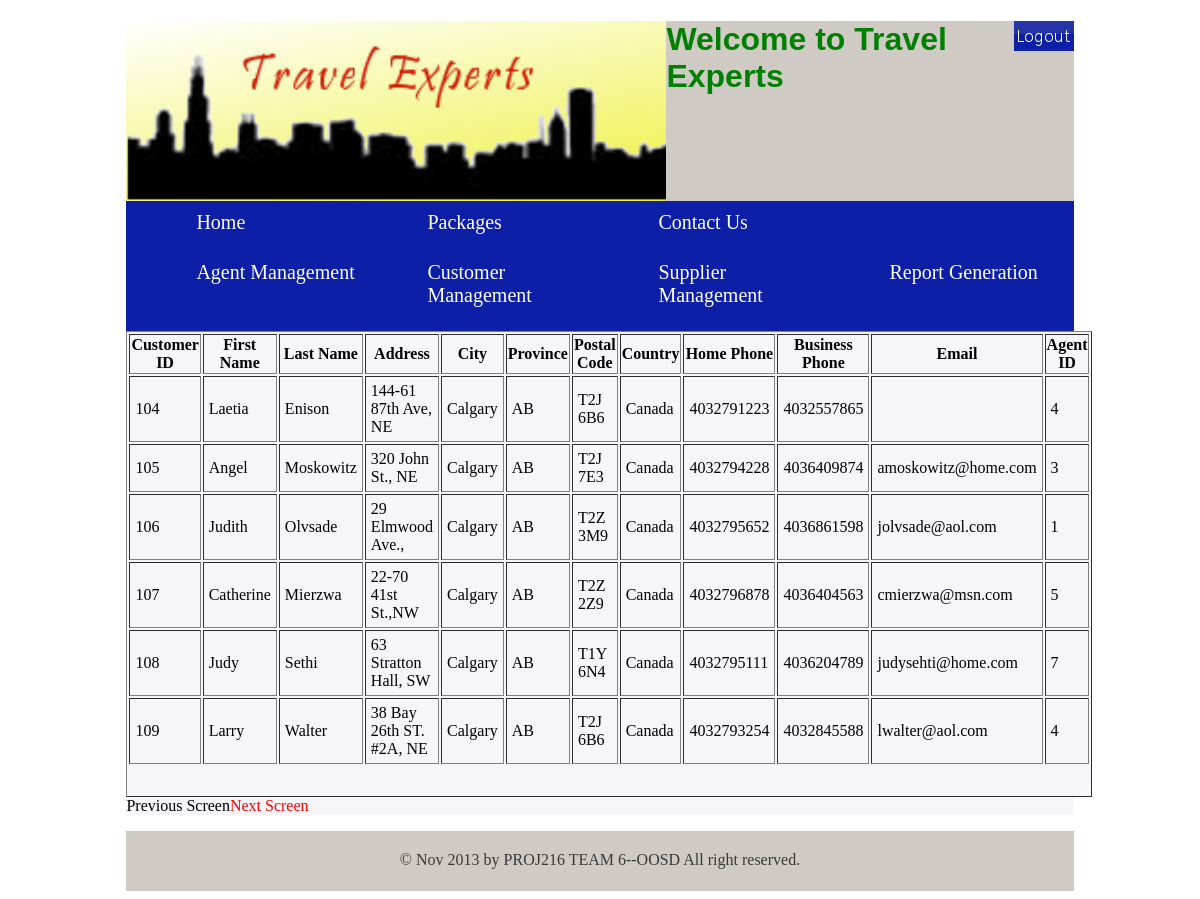
The app's page /customermanagement.php (signed in) with its own data.
### tables this page shows
CREATE TABLE `Customers`
(`CustomerId` INT NOT NULL AUTO_INCREMENT, 
`CustFirstName` VARCHAR(25) NOT NULL, 
`CustLastName` VARCHAR(25) NOT NULL, 
`CustAddress` VARCHAR(75) NOT NULL, 
`CustCity` VARCHAR(50) NOT NULL, 
`CustProv` VARCHAR(2) NOT NULL, 
`CustPostal` VARCHAR(7) NOT NULL, 
`CustCountry` VARCHAR(25) NULL, 
`CustHomePhone` VARCHAR(20) NULL, 
`CustBusPhone` VARCHAR(20) NOT NULL, 
`CustEmail` VARCHAR(50) NOT NULL, 
`AgentId` INT NULL, 
PRIMARY KEY(`CustomerId`), 
INDEX `EmployeesCustomers`(`AgentId`)) ENGINE InnoDB;

### customermanagement.php (the view, shortened to what this page needs)
<!DOCTYPE html>
<html>
<head>
	<link href="./css/bk.css" rel="stylesheet" type="text/css">
</head>
<body>
	<div id="wrap">
<?php
	include_once("header.php");
?>
<div id="content">
<?php
	if (isset($_SESSION['login']) && $_SESSION['login']=='agent') {
		$perpage = 6;
		$start = (isset($_GET['id'])) ? $_GET['id'] : 0;
		$TotalRec = mysql_result(mysql_query("SELECT COUNT(*) FROM customers"), 0);
		$sql_str="SELECT * FROM customers LIMIT $start, $perpage;";
		$result=mysql_query($sql_str) or die(mysql_error());
		if (mysql_num_rows($result) > 0) {
?>
	<table border='1'>
	<tr>
		<th>Customer ID</th>
		<th>First Name</th>
		<th>Last Name</th>
		<th>Address</th>
		<th>City</th>
		<th>Province</th>
		<th>Postal Code</th>
		<th>Country</th>
		<th>Home Phone</th>
		<th>Business Phone</th>
		<th>Email</th>
		<th>Agent ID</th>
	</tr>
<?php
			while ($row=mysql_fetch_assoc($result)){
				echo "<tr>";
				foreach ($row as $key=>$value)
				{
					echo "<td>";
					echo $value;
					echo "</td>";
				}
				echo "</tr>";
			}
			echo "</table>";
		}
		if($start == 0)	{
		  echo "Previous Screen";
		}
		else	{
		  echo "<a style='color:red;' href='customermanagement.php?id=".($start - $perpage)."'>Previous Screen</a> ";
		}
		if(($start + $perpage) >= $TotalRec)	{
		  echo "Next Screen";
		}
		else	{
		  echo "<a style='color:red;' href='customermanagement.php?id=".($start + $perpage)."'>Next Screen</a> ";
		}
	}
?>
</div>
<?php
	include_once("footer.php");
?>
		</div>
	</body>
</html>

### css/bk.css (style rules this page uses)
#wrap { width: 80%; margin: auto; }
#content { height: auto; background: #F5F5FA; }
a { color: #FFFFFF; text-decoration: none; }
table { background-color:#F5F5FA; width:100%; padding-bottom:30px; }
td { padding:5px; }

### records on screen
customers: CustomerId "104", CustFirstName "Laetia", CustLastName "Enison", CustAddress "144-61 87th Ave, NE", CustCity "Calgary", CustProv "AB", CustPostal "T2J 6B6", CustCountry "Canada", CustHomePhone "4032791223", CustBusPhone "4032557865", AgentId "4"
customers: CustomerId "105", CustFirstName "Angel", CustLastName "Moskowitz", CustAddress "320 John St., NE", CustCity "Calgary", CustProv "AB", CustPostal "T2J 7E3", CustCountry "Canada", CustHomePhone "4032794228", CustBusPhone "4036409874", CustEmail "amoskowitz@home.com", AgentId "3"
customers: CustomerId "106", CustFirstName "Judith", CustLastName "Olvsade", CustAddress "29 Elmwood Ave.,", CustCity "Calgary", CustProv "AB", CustPostal "T2Z 3M9", CustCountry "Canada", CustHomePhone "4032795652", CustBusPhone "4036861598", CustEmail "jolvsade@aol.com", AgentId "1"
customers: CustomerId "107", CustFirstName "Catherine", CustLastName "Mierzwa", CustAddress "22-70 41st St.,NW", CustCity "Calgary", CustProv "AB", CustPostal "T2Z 2Z9", CustCountry "Canada", CustHomePhone "4032796878", CustBusPhone "4036404563", CustEmail "cmierzwa@msn.com", AgentId "5"
customers: CustomerId "108", CustFirstName "Judy", CustLastName "Sethi", CustAddress "63 Stratton Hall, SW", CustCity "Calgary", CustProv "AB", CustPostal "T1Y 6N4", CustCountry "Canada", CustHomePhone "4032795111", CustBusPhone "4036204789", CustEmail "judysehti@home.com", AgentId "7"
customers: CustomerId "109", CustFirstName "Larry", CustLastName "Walter", CustAddress "38 Bay 26th ST. #2A, NE", CustCity "Calgary", CustProv "AB", CustPostal "T2J 6B6", CustCountry "Canada", CustHomePhone "4032793254", CustBusPhone "4032845588", CustEmail "lwalter@aol.com", AgentId "4"
